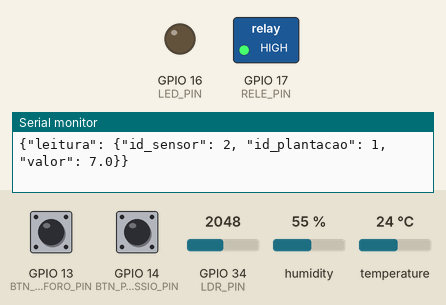
Simulated run of this program. Board: ESP32. Parts: switched loads named in the program (green lamp = pin HIGH), output pins drawn as LEDs (lit = HIGH), the last lines printed to the serial monitor. The test bench sets the inputs (shaded band); at power-on: humidity 55 %, GPIO 13 (BTN_FOSFORO_PIN) HIGH, GPIO 14 (BTN_POTASSIO_PIN) HIGH, GPIO 34 (LDR_PIN) = 2048, temperature 24 °C.

Above: at 2.2 s.
2.3 s: humidity set to 43 %
5.4 s: humidity set to 40 %
At 7.7 s:
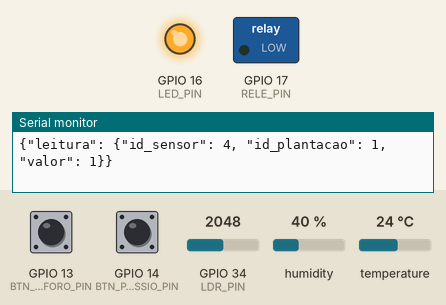
Timing chart, 0 to 18.1 s (numbered marks = the images above; inputs shaded):
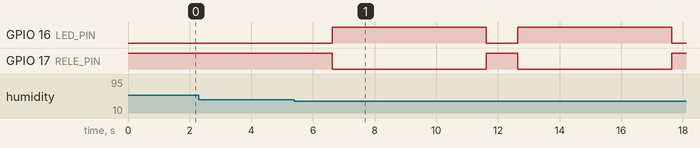

Measured:
- the behaviour switches between 42 and 41 % on humidity (found by bisection; images 0 and 1)
- after the input at 5.4 s, GPIO 16 (LED_PIN): alternates HIGH for 5.0 s and LOW for 1.0 s, starting after 1.2 s; GPIO 17 (RELE_PIN): alternates HIGH for 1.0 s and LOW for 5.0 s, starting after 1.2 s

The program:

main.cpp
```cpp
#include "DHT.h"

// Definições de pinos
#define BTN_FOSFORO_PIN 13     // Pino botão - simula presença de Fósforo
#define BTN_POTASSIO_PIN 14    // Pino botão - simula presença de Potássio
#define LDR_PIN 34             // Pino LDR - simula leitura de pH
#define DHTPIN 23              // Pino sensor de umidade (DHT22)
#define DHTTYPE DHT22          // Tipo do sensor DHT utilizado
#define RELE_PIN 17            // Pino aciona o relé da bomba d'água
#define LED_PIN 16             // Pino LED indicador do estado da bomba

// Instancia o sensor DHT
DHT dht(DHTPIN, DHTTYPE);

// Variáveis de leitura dos sensores
float umidade, phRaw, ph;
bool temFosforo, temPotassio;

// Variáveis para controle lógico
bool isUmidadeBaixa, isNutrientePresente, phAdequado;

void setup() {
  // Inicializa a comunicação serial
  Serial.begin(115200);

  // Configura os pinos de entrada com resistor de pull-up interno
  pinMode(BTN_FOSFORO_PIN, INPUT_PULLUP);
  pinMode(BTN_POTASSIO_PIN, INPUT_PULLUP);

  // Configura os pinos de saída para relé e LED
  pinMode(RELE_PIN, OUTPUT);
  pinMode(LED_PIN, OUTPUT);

  // Garante que a bomba inicie desligada (RELE em HIGH) e o LED apagado
  digitalWrite(RELE_PIN, HIGH);
  digitalWrite(LED_PIN, LOW);

  // Inicializa o sensor DHT
  dht.begin();

  // Pequeno atraso para garantir a estabilidade dos sensores na inicialização
  delay(1000);
}

void loop() {
  // Leitura do sensor de umidade do solo
  // Envio do valor em formato JSON pela porta Serial
  // O atraso de 200ms assegura leitura correta pelo Python
  umidade = dht.readHumidity();
  Serial.printf("{\"leitura\": {\"id_sensor\": 1, \"id_plantacao\": 1, \"valor\": %.2f}}\n", umidade);
  delay(200);

  // Leitura do LDR simulando pH
  phRaw = analogRead(LDR_PIN);
  ph = (phRaw / 4095.0) * 14.0; // Conversão para escala de pH (0-14)
  Serial.printf("{\"leitura\": {\"id_sensor\": 2, \"id_plantacao\": 1, \"valor\": %.1f}}\n", ph);
  delay(200);

  // Leitura do botão simulando presença de Fósforo
  temFosforo = digitalRead(BTN_FOSFORO_PIN);
  Serial.printf("{\"leitura\": {\"id_sensor\": 3, \"id_plantacao\": 1, \"valor\": %d}}\n", temFosforo);
  delay(200);

  // Leitura do botão simulando presença de Potássio
  temPotassio = digitalRead(BTN_POTASSIO_PIN);
  Serial.printf("{\"leitura\": {\"id_sensor\": 4, \"id_plantacao\": 1, \"valor\": %d}}\n", temPotassio);
  delay(200);

  // Avaliação das condições para irrigação:
  // 1. Umidade abaixo do ideal
  // 2. Presença de pelo menos um dos nutrientes
  // 3. pH dentro da faixa adequada
  isUmidadeBaixa = umidade < 42.0;
  isNutrientePresente = temFosforo || temPotassio;
  phAdequado = ph >= 5.9 && ph <= 7.6;

  // Verifica se todas as condições estão satisfeitas para irrigação
  if (isUmidadeBaixa && isNutrientePresente && phAdequado) {
    // Ativa a bomba d'água (RELE em LOW) e acende o LED indicador
    digitalWrite(RELE_PIN, LOW);
    digitalWrite(LED_PIN, HIGH);

    // Registra o tempo de início para cálculo da duração da irrigação
    unsigned long tempo_inicio = millis();

    // Irriga por 5s (pode ser ajustado para parar ao atingir umidade ideal)
    delay(5000);

    // Calcula o tempo total de irrigação
    int tempo_aplicacao = millis() - tempo_inicio;

    // Define a quantidade de água aplicada (em litros)
    int quantidade_litros = 4;

    // Desliga a bomba (RELE em HIGH) e apaga o LED
    digitalWrite(RELE_PIN, HIGH);
    digitalWrite(LED_PIN, LOW);

    // Envio do registro de aplicação em formato JSON pela porta Serial
    Serial.printf("{\"aplicacao_agua\": {\"id_plantacao\": 1, \"tempo_aplicacao\": %d, \"quantidade_litros\": %d}}\n", tempo_aplicacao, quantidade_litros);
    delay(200);
  }
}
```
